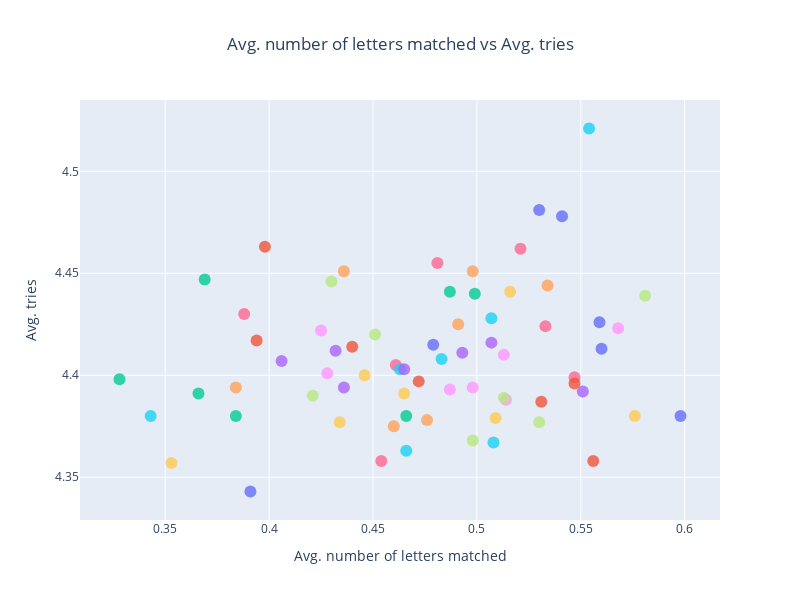

The notebook cell saved with this chart:
### Markdown cell above
### Scatter Plot of Avg. number of letters matched vs Avg. tries

### Code cell
plot_guess_stats(
    dataf=guess_stats,
    x_axis_data="avg_letters_matched",
    y_axis_data="tries_mean",
    words="guess",
    title="Avg. number of letters matched vs Avg. tries",
    xaxis_title="Avg. number of letters matched",
    yaxis_title="Avg. tries"
)

### Figure 1 — Plotly figure (JSON) as saved in the notebook; plotly's stock layout.template omitted (floating-point values rounded to 4 significant figures)
{"data": [{"hovertemplate": "guess=coate<br>avg_letters_matched=%{x}<br>tries_mean=%{y}<extra></extra>", "legendgroup": "coate", "marker": {"color": "#636efa", "opacity": 0.8, "size": 12, "symbol": "circle"}, "mode": "markers", "name": "coate", "orientation": "v", "showlegend": true, "type": "scatter", "x": [0.541], "xaxis": "x", "y": [4.478], "yaxis": "y"}, {"hovertemplate": "guess=laser<br>avg_letters_matched=%{x}<br>tries_mean=%{y}<extra></extra>", "legendgroup": "laser", "marker": {"color": "#EF553B", "opacity": 0.8, "size": 12, "symbol": "circle"}, "mode": "markers", "name": "laser", "orientation": "v", "showlegend": true, "type": "scatter", "x": [0.44], "xaxis": "x", "y": [4.414], "yaxis": "y"}, {"hovertemplate": "guess=steal<br>avg_letters_matched=%{x}<br>tries_mean=%{y}<extra></extra>", "legendgroup": "steal", "marker": {"color": "#00cc96", "opacity": 0.8, "size": 12, "symbol": "circle"}, "mode": "markers", "name": "steal", "orientation": "v", "showlegend": true, "type": "scatter", "x": [0.366], "xaxis": "x", "y": [4.391], "yaxis": "y"}, {"hovertemplate": "guess=toise<br>avg_letters_matched=%{x}<br>tries_mean=%{y}<extra></extra>", "legendgroup": "toise", "marker": {"color": "#ab63fa", "opacity": 0.8, "size": 12, "symbol": "circle"}, "mode": "markers", "name": "toise", "orientation": "v", "showlegend": true, "type": "scatter", "x": [0.507], "xaxis": "x", "y": [4.416], "yaxis": "y"}, {"hovertemplate": "guess=paseo<br>avg_letters_matched=%{x}<br>tries_mean=%{y}<extra></extra>", "legendgroup": "paseo", "marker": {"color": "#FFA15A", "opacity": 0.8, "size": 12, "symbol": "circle"}, "mode": "markers", "name": "paseo", "orientation": "v", "showlegend": true, "type": "scatter", "x": [0.436], "xaxis": "x", "y": [4.451], "yaxis": "y"}, {"hovertemplate": "guess=stela<br>avg_letters_matched=%{x}<br>tries_mean=%{y}<extra></extra>", "legendgroup": "stela", "marker": {"color": "#19d3f3", "opacity": 0.8, "size": 12, "symbol": "circle"}, "mode": "markers", "name": "stela", "orientation": "v", "showlegend": true, "type": "scatter", "x": [0.343], "xaxis": "x", "y": [4.38], "yaxis": "y"}, {"hovertemplate": "guess=aeros<br>avg_letters_matched=%{x}<br>tries_mean=%{y}<extra></extra>", "legendgroup": "aeros", "marker": {"color": "#FF6692", "opacity": 0.8, "size": 12, "symbol": "circle"}, "mode": "markers", "name": "aeros", "orientation": "v", "showlegend": true, "type": "scatter", "x": [0.461], "xaxis": "x", "y": [4.405], "yaxis": "y"}, {"hovertemplate": "guess=oater<br>avg_letters_matched=%{x}<br>tries_mean=%{y}<extra></extra>", "legendgroup": "oater", "marker": {"color": "#B6E880", "opacity": 0.8, "size": 12, "symbol": "circle"}, "mode": "markers", "name": "oater", "orientation": "v", "showlegend": true, "type": "scatter", "x": [0.43], "xaxis": "x", "y": [4.446], "yaxis": "y"}, {"hovertemplate": "guess=maise<br>avg_letters_matched=%{x}<br>tries_mean=%{y}<extra></extra>", "legendgroup": "maise", "marker": {"color": "#FF97FF", "opacity": 0.8, "size": 12, "symbol": "circle"}, "mode": "markers", "name": "maise", "orientation": "v", "showlegend": true, "type": "scatter", "x": [0.514], "xaxis": "x", "y": [4.388], "yaxis": "y"}, {"hovertemplate": "guess=spare<br>avg_letters_matched=%{x}<br>tries_mean=%{y}<extra></extra>", "legendgroup": "spare", "marker": {"color": "#FECB52", "opacity": 0.8, "size": 12, "symbol": "circle"}, "mode": "markers", "name": "spare", "orientation": "v", "showlegend": true, "type": "scatter", "x": [0.465], "xaxis": "x", "y": [4.391], "yaxis": "y"}, {"hovertemplate": "guess=salue<br>avg_letters_matched=%{x}<br>tries_mean=%{y}<extra></extra>", "legendgroup": "salue", "marker": {"color": "#636efa", "opacity": 0.8, "size": 12, "symbol": "circle"}, "mode": "markers", "name": "salue", "orientation": "v", "showlegend": true, "type": "scatter", "x": [0.56], "xaxis": "x", "y": [4.413], "yaxis": "y"}, {"hovertemplate": "guess=ariel<br>avg_letters_matched=%{x}<br>tries_mean=%{y}<extra></extra>", "legendgroup": "ariel", "marker": {"color": "#EF553B", "opacity": 0.8, "size": 12, "symbol": "circle"}, "mode": "markers", "name": "ariel", "orientation": "v", "showlegend": true, "type": "scatter", "x": [0.394], "xaxis": "x", "y": [4.417], "yaxis": "y"}, {"hovertemplate": "guess=stoae<br>avg_letters_matched=%{x}<br>tries_mean=%{y}<extra></extra>", "legendgroup": "stoae", "marker": {"color": "#00cc96", "opacity": 0.8, "size": 12, "symbol": "circle"}, "mode": "markers", "name": "stoae", "orientation": "v", "showlegend": true, "type": "scatter", "x": [0.487], "xaxis": "x", "y": [4.441], "yaxis": "y"}, {"hovertemplate": "guess=arose<br>avg_letters_matched=%{x}<br>tries_mean=%{y}<extra></extra>", "legendgroup": "arose", "marker": {"color": "#ab63fa", "opacity": 0.8, "size": 12, "symbol": "circle"}, "mode": "markers", "name": "arose", "orientation": "v", "showlegend": true, "type": "scatter", "x": [0.432], "xaxis": "x", "y": [4.412], "yaxis": "y"}, {"hovertemplate": "guess=caste<br>avg_letters_matched=%{x}<br>tries_mean=%{y}<extra></extra>", "legendgroup": "caste", "marker": {"color": "#FFA15A", "opacity": 0.8, "size": 12, "symbol": "circle"}, "mode": "markers", "name": "caste", "orientation": "v", "showlegend": true, "type": "scatter", "x": [0.498], "xaxis": "x", "y": [4.451], "yaxis": "y"}, {"hovertemplate": "guess=stane<br>avg_letters_matched=%{x}<br>tries_mean=%{y}<extra></extra>", "legendgroup": "stane", "marker": {"color": "#19d3f3", "opacity": 0.8, "size": 12, "symbol": "circle"}, "mode": "markers", "name": "stane", "orientation": "v", "showlegend": true, "type": "scatter", "x": [0.463], "xaxis": "x", "y": [4.403], "yaxis": "y"}, {"hovertemplate": "guess=setal<br>avg_letters_matched=%{x}<br>tries_mean=%{y}<extra></extra>", "legendgroup": "setal", "marker": {"color": "#FF6692", "opacity": 0.8, "size": 12, "symbol": "circle"}, "mode": "markers", "name": "setal", "orientation": "v", "showlegend": true, "type": "scatter", "x": [0.454], "xaxis": "x", "y": [4.358], "yaxis": "y"}, {"hovertemplate": "guess=sarin<br>avg_letters_matched=%{x}<br>tries_mean=%{y}<extra></extra>", "legendgroup": "sarin", "marker": {"color": "#B6E880", "opacity": 0.8, "size": 12, "symbol": "circle"}, "mode": "markers", "name": "sarin", "orientation": "v", "showlegend": true, "type": "scatter", "x": [0.53], "xaxis": "x", "y": [4.377], "yaxis": "y"}, {"hovertemplate": "guess=aures<br>avg_letters_matched=%{x}<br>tries_mean=%{y}<extra></extra>", "legendgroup": "aures", "marker": {"color": "#FF97FF", "opacity": 0.8, "size": 12, "symbol": "circle"}, "mode": "markers", "name": "aures", "orientation": "v", "showlegend": true, "type": "scatter", "x": [0.487], "xaxis": "x", "y": [4.393], "yaxis": "y"}, {"hovertemplate": "guess=raise<br>avg_letters_matched=%{x}<br>tries_mean=%{y}<extra></extra>", "legendgroup": "raise", "marker": {"color": "#FECB52", "opacity": 0.8, "size": 12, "symbol": "circle"}, "mode": "markers", "name": "raise", "orientation": "v", "showlegend": true, "type": "scatter", "x": [0.509], "xaxis": "x", "y": [4.379], "yaxis": "y"}, {"hovertemplate": "guess=teary<br>avg_letters_matched=%{x}<br>tries_mean=%{y}<extra></extra>", "legendgroup": "teary", "marker": {"color": "#636efa", "opacity": 0.8, "size": 12, "symbol": "circle"}, "mode": "markers", "name": "teary", "orientation": "v", "showlegend": true, "type": "scatter", "x": [0.479], "xaxis": "x", "y": [4.415], "yaxis": "y"}, {"hovertemplate": "guess=serai<br>avg_letters_matched=%{x}<br>tries_mean=%{y}<extra></extra>", "legendgroup": "serai", "marker": {"color": "#EF553B", "opacity": 0.8, "size": 12, "symbol": "circle"}, "mode": "markers", "name": "serai", "orientation": "v", "showlegend": true, "type": "scatter", "x": [0.472], "xaxis": "x", "y": [4.397], "yaxis": "y"}, {"hovertemplate": "guess=haole<br>avg_letters_matched=%{x}<br>tries_mean=%{y}<extra></extra>", "legendgroup": "haole", "marker": {"color": "#00cc96", "opacity": 0.8, "size": 12, "symbol": "circle"}, "mode": "markers", "name": "haole", "orientation": "v", "showlegend": true, "type": "scatter", "x": [0.499], "xaxis": "x", "y": [4.44], "yaxis": "y"}, {"hovertemplate": "guess=irate<br>avg_letters_matched=%{x}<br>tries_mean=%{y}<extra></extra>", "legendgroup": "irate", "marker": {"color": "#ab63fa", "opacity": 0.8, "size": 12, "symbol": "circle"}, "mode": "markers", "name": "irate", "orientation": "v", "showlegend": true, "type": "scatter", "x": [0.406], "xaxis": "x", "y": [4.407], "yaxis": "y"}, {"hovertemplate": "guess=snare<br>avg_letters_matched=%{x}<br>tries_mean=%{y}<extra></extra>", "legendgroup": "snare", "marker": {"color": "#FFA15A", "opacity": 0.8, "size": 12, "symbol": "circle"}, "mode": "markers", "name": "snare", "orientation": "v", "showlegend": true, "type": "scatter", "x": [0.476], "xaxis": "x", "y": [4.378], "yaxis": "y"}, {"hovertemplate": "guess=sayer<br>avg_letters_matched=%{x}<br>tries_mean=%{y}<extra></extra>", "legendgroup": "sayer", "marker": {"color": "#19d3f3", "opacity": 0.8, "size": 12, "symbol": "circle"}, "mode": "markers", "name": "sayer", "orientation": "v", "showlegend": true, "type": "scatter", "x": [0.507], "xaxis": "x", "y": [4.428], "yaxis": "y"}, {"hovertemplate": "guess=anise<br>avg_letters_matched=%{x}<br>tries_mean=%{y}<extra></extra>", "legendgroup": "anise", "marker": {"color": "#FF6692", "opacity": 0.8, "size": 12, "symbol": "circle"}, "mode": "markers", "name": "anise", "orientation": "v", "showlegend": true, "type": "scatter", "x": [0.388], "xaxis": "x", "y": [4.43], "yaxis": "y"}, {"hovertemplate": "guess=sarge<br>avg_letters_matched=%{x}<br>tries_mean=%{y}<extra></extra>", "legendgroup": "sarge", "marker": {"color": "#B6E880", "opacity": 0.8, "size": 12, "symbol": "circle"}, "mode": "markers", "name": "sarge", "orientation": "v", "showlegend": true, "type": "scatter", "x": [0.581], "xaxis": "x", "y": [4.439], "yaxis": "y"}, {"hovertemplate": "guess=raine<br>avg_letters_matched=%{x}<br>tries_mean=%{y}<extra></extra>", "legendgroup": "raine", "marker": {"color": "#FF97FF", "opacity": 0.8, "size": 12, "symbol": "circle"}, "mode": "markers", "name": "raine", "orientation": "v", "showlegend": true, "type": "scatter", "x": [0.513], "xaxis": "x", "y": [4.41], "yaxis": "y"}, {"hovertemplate": "guess=store<br>avg_letters_matched=%{x}<br>tries_mean=%{y}<extra></extra>", "legendgroup": "store", "marker": {"color": "#FECB52", "opacity": 0.8, "size": 12, "symbol": "circle"}, "mode": "markers", "name": "store", "orientation": "v", "showlegend": true, "type": "scatter", "x": [0.446], "xaxis": "x", "y": [4.4], "yaxis": "y"}, {"hovertemplate": "guess=least<br>avg_letters_matched=%{x}<br>tries_mean=%{y}<extra></extra>", "legendgroup": "least", "marker": {"color": "#636efa", "opacity": 0.8, "size": 12, "symbol": "circle"}, "mode": "markers", "name": "least", "orientation": "v", "showlegend": true, "type": "scatter", "x": [0.391], "xaxis": "x", "y": [4.343], "yaxis": "y"}, {"hovertemplate": "guess=aurei<br>avg_letters_matched=%{x}<br>tries_mean=%{y}<extra></extra>", "legendgroup": "aurei", "marker": {"color": "#EF553B", "opacity": 0.8, "size": 12, "symbol": "circle"}, "mode": "markers", "name": "aurei", "orientation": "v", "showlegend": true, "type": "scatter", "x": [0.398], "xaxis": "x", "y": [4.463], "yaxis": "y"}, {"hovertemplate": "guess=stale<br>avg_letters_matched=%{x}<br>tries_mean=%{y}<extra></extra>", "legendgroup": "stale", "marker": {"color": "#00cc96", "opacity": 0.8, "size": 12, "symbol": "circle"}, "mode": "markers", "name": "stale", "orientation": "v", "showlegend": true, "type": "scatter", "x": [0.466], "xaxis": "x", "y": [4.38], "yaxis": "y"}, {"hovertemplate": "guess=crate<br>avg_letters_matched=%{x}<br>tries_mean=%{y}<extra></extra>", "legendgroup": "crate", "marker": {"color": "#ab63fa", "opacity": 0.8, "size": 12, "symbol": "circle"}, "mode": "markers", "name": "crate", "orientation": "v", "showlegend": true, "type": "scatter", "x": [0.465], "xaxis": "x", "y": [4.403], "yaxis": "y"}, {"hovertemplate": "guess=scare<br>avg_letters_matched=%{x}<br>tries_mean=%{y}<extra></extra>", "legendgroup": "scare", "marker": {"color": "#FFA15A", "opacity": 0.8, "size": 12, "symbol": "circle"}, "mode": "markers", "name": "scare", "orientation": "v", "showlegend": true, "type": "scatter", "x": [0.46], "xaxis": "x", "y": [4.375], "yaxis": "y"}, {"hovertemplate": "guess=laris<br>avg_letters_matched=%{x}<br>tries_mean=%{y}<extra></extra>", "legendgroup": "laris", "marker": {"color": "#19d3f3", "opacity": 0.8, "size": 12, "symbol": "circle"}, "mode": "markers", "name": "laris", "orientation": "v", "showlegend": true, "type": "scatter", "x": [0.508], "xaxis": "x", "y": [4.367], "yaxis": "y"}, {"hovertemplate": "guess=sable<br>avg_letters_matched=%{x}<br>tries_mean=%{y}<extra></extra>", "legendgroup": "sable", "marker": {"color": "#FF6692", "opacity": 0.8, "size": 12, "symbol": "circle"}, "mode": "markers", "name": "sable", "orientation": "v", "showlegend": true, "type": "scatter", "x": [0.547], "xaxis": "x", "y": [4.399], "yaxis": "y"}, {"hovertemplate": "guess=slate<br>avg_letters_matched=%{x}<br>tries_mean=%{y}<extra></extra>", "legendgroup": "slate", "marker": {"color": "#B6E880", "opacity": 0.8, "size": 12, "symbol": "circle"}, "mode": "markers", "name": "slate", "orientation": "v", "showlegend": true, "type": "scatter", "x": [0.498], "xaxis": "x", "y": [4.368], "yaxis": "y"}, {"hovertemplate": "guess=slane<br>avg_letters_matched=%{x}<br>tries_mean=%{y}<extra></extra>", "legendgroup": "slane", "marker": {"color": "#FF97FF", "opacity": 0.8, "size": 12, "symbol": "circle"}, "mode": "markers", "name": "slane", "orientation": "v", "showlegend": true, "type": "scatter", "x": [0.498], "xaxis": "x", "y": [4.394], "yaxis": "y"}, {"hovertemplate": "guess=saice<br>avg_letters_matched=%{x}<br>tries_mean=%{y}<extra></extra>", "legendgroup": "saice", "marker": {"color": "#FECB52", "opacity": 0.8, "size": 12, "symbol": "circle"}, "mode": "markers", "name": "saice", "orientation": "v", "showlegend": true, "type": "scatter", "x": [0.576], "xaxis": "x", "y": [4.38], "yaxis": "y"}, {"hovertemplate": "guess=soare<br>avg_letters_matched=%{x}<br>tries_mean=%{y}<extra></extra>", "legendgroup": "soare", "marker": {"color": "#636efa", "opacity": 0.8, "size": 12, "symbol": "circle"}, "mode": "markers", "name": "soare", "orientation": "v", "showlegend": true, "type": "scatter", "x": [0.598], "xaxis": "x", "y": [4.38], "yaxis": "y"}, {"hovertemplate": "guess=salet<br>avg_letters_matched=%{x}<br>tries_mean=%{y}<extra></extra>", "legendgroup": "salet", "marker": {"color": "#EF553B", "opacity": 0.8, "size": 12, "symbol": "circle"}, "mode": "markers", "name": "salet", "orientation": "v", "showlegend": true, "type": "scatter", "x": [0.556], "xaxis": "x", "y": [4.358], "yaxis": "y"}, {"hovertemplate": "guess=realo<br>avg_letters_matched=%{x}<br>tries_mean=%{y}<extra></extra>", "legendgroup": "realo", "marker": {"color": "#00cc96", "opacity": 0.8, "size": 12, "symbol": "circle"}, "mode": "markers", "name": "realo", "orientation": "v", "showlegend": true, "type": "scatter", "x": [0.369], "xaxis": "x", "y": [4.447], "yaxis": "y"}, {"hovertemplate": "guess=solei<br>avg_letters_matched=%{x}<br>tries_mean=%{y}<extra></extra>", "legendgroup": "solei", "marker": {"color": "#ab63fa", "opacity": 0.8, "size": 12, "symbol": "circle"}, "mode": "markers", "name": "solei", "orientation": "v", "showlegend": true, "type": "scatter", "x": [0.493], "xaxis": "x", "y": [4.411], "yaxis": "y"}, {"hovertemplate": "guess=share<br>avg_letters_matched=%{x}<br>tries_mean=%{y}<extra></extra>", "legendgroup": "share", "marker": {"color": "#FFA15A", "opacity": 0.8, "size": 12, "symbol": "circle"}, "mode": "markers", "name": "share", "orientation": "v", "showlegend": true, "type": "scatter", "x": [0.491], "xaxis": "x", "y": [4.425], "yaxis": "y"}, {"hovertemplate": "guess=stare<br>avg_letters_matched=%{x}<br>tries_mean=%{y}<extra></extra>", "legendgroup": "stare", "marker": {"color": "#19d3f3", "opacity": 0.8, "size": 12, "symbol": "circle"}, "mode": "markers", "name": "stare", "orientation": "v", "showlegend": true, "type": "scatter", "x": [0.466], "xaxis": "x", "y": [4.363], "yaxis": "y"}, {"hovertemplate": "guess=maire<br>avg_letters_matched=%{x}<br>tries_mean=%{y}<extra></extra>", "legendgroup": "maire", "marker": {"color": "#FF6692", "opacity": 0.8, "size": 12, "symbol": "circle"}, "mode": "markers", "name": "maire", "orientation": "v", "showlegend": true, "type": "scatter", "x": [0.521], "xaxis": "x", "y": [4.462], "yaxis": "y"}, {"hovertemplate": "guess=aisle<br>avg_letters_matched=%{x}<br>tries_mean=%{y}<extra></extra>", "legendgroup": "aisle", "marker": {"color": "#B6E880", "opacity": 0.8, "size": 12, "symbol": "circle"}, "mode": "markers", "name": "aisle", "orientation": "v", "showlegend": true, "type": "scatter", "x": [0.421], "xaxis": "x", "y": [4.39], "yaxis": "y"}, {"hovertemplate": "guess=aiery<br>avg_letters_matched=%{x}<br>tries_mean=%{y}<extra></extra>", "legendgroup": "aiery", "marker": {"color": "#FF97FF", "opacity": 0.8, "size": 12, "symbol": "circle"}, "mode": "markers", "name": "aiery", "orientation": "v", "showlegend": true, "type": "scatter", "x": [0.425], "xaxis": "x", "y": [4.422], "yaxis": "y"}, {"hovertemplate": "guess=tesla<br>avg_letters_matched=%{x}<br>tries_mean=%{y}<extra></extra>", "legendgroup": "tesla", "marker": {"color": "#FECB52", "opacity": 0.8, "size": 12, "symbol": "circle"}, "mode": "markers", "name": "tesla", "orientation": "v", "showlegend": true, "type": "scatter", "x": [0.353], "xaxis": "x", "y": [4.357], "yaxis": "y"}, {"hovertemplate": "guess=morae<br>avg_letters_matched=%{x}<br>tries_mean=%{y}<extra></extra>", "legendgroup": "morae", "marker": {"color": "#636efa", "opacity": 0.8, "size": 12, "symbol": "circle"}, "mode": "markers", "name": "morae", "orientation": "v", "showlegend": true, "type": "scatter", "x": [0.559], "xaxis": "x", "y": [4.426], "yaxis": "y"}, {"hovertemplate": "guess=sabre<br>avg_letters_matched=%{x}<br>tries_mean=%{y}<extra></extra>", "legendgroup": "sabre", "marker": {"color": "#EF553B", "opacity": 0.8, "size": 12, "symbol": "circle"}, "mode": "markers", "name": "sabre", "orientation": "v", "showlegend": true, "type": "scatter", "x": [0.547], "xaxis": "x", "y": [4.396], "yaxis": "y"}, {"hovertemplate": "guess=recta<br>avg_letters_matched=%{x}<br>tries_mean=%{y}<extra></extra>", "legendgroup": "recta", "marker": {"color": "#00cc96", "opacity": 0.8, "size": 12, "symbol": "circle"}, "mode": "markers", "name": "recta", "orientation": "v", "showlegend": true, "type": "scatter", "x": [0.328], "xaxis": "x", "y": [4.398], "yaxis": "y"}, {"hovertemplate": "guess=trace<br>avg_letters_matched=%{x}<br>tries_mean=%{y}<extra></extra>", "legendgroup": "trace", "marker": {"color": "#ab63fa", "opacity": 0.8, "size": 12, "symbol": "circle"}, "mode": "markers", "name": "trace", "orientation": "v", "showlegend": true, "type": "scatter", "x": [0.436], "xaxis": "x", "y": [4.394], "yaxis": "y"}, {"hovertemplate": "guess=aesir<br>avg_letters_matched=%{x}<br>tries_mean=%{y}<extra></extra>", "legendgroup": "aesir", "marker": {"color": "#FFA15A", "opacity": 0.8, "size": 12, "symbol": "circle"}, "mode": "markers", "name": "aesir", "orientation": "v", "showlegend": true, "type": "scatter", "x": [0.384], "xaxis": "x", "y": [4.394], "yaxis": "y"}, {"hovertemplate": "guess=soave<br>avg_letters_matched=%{x}<br>tries_mean=%{y}<extra></extra>", "legendgroup": "soave", "marker": {"color": "#19d3f3", "opacity": 0.8, "size": 12, "symbol": "circle"}, "mode": "markers", "name": "soave", "orientation": "v", "showlegend": true, "type": "scatter", "x": [0.554], "xaxis": "x", "y": [4.521], "yaxis": "y"}, {"hovertemplate": "guess=sayne<br>avg_letters_matched=%{x}<br>tries_mean=%{y}<extra></extra>", "legendgroup": "sayne", "marker": {"color": "#FF6692", "opacity": 0.8, "size": 12, "symbol": "circle"}, "mode": "markers", "name": "sayne", "orientation": "v", "showlegend": true, "type": "scatter", "x": [0.533], "xaxis": "x", "y": [4.424], "yaxis": "y"}, {"hovertemplate": "guess=solar<br>avg_letters_matched=%{x}<br>tries_mean=%{y}<extra></extra>", "legendgroup": "solar", "marker": {"color": "#B6E880", "opacity": 0.8, "size": 12, "symbol": "circle"}, "mode": "markers", "name": "solar", "orientation": "v", "showlegend": true, "type": "scatter", "x": [0.513], "xaxis": "x", "y": [4.389], "yaxis": "y"}, {"hovertemplate": "guess=saute<br>avg_letters_matched=%{x}<br>tries_mean=%{y}<extra></extra>", "legendgroup": "saute", "marker": {"color": "#FF97FF", "opacity": 0.8, "size": 12, "symbol": "circle"}, "mode": "markers", "name": "saute", "orientation": "v", "showlegend": true, "type": "scatter", "x": [0.568], "xaxis": "x", "y": [4.423], "yaxis": "y"}, {"hovertemplate": "guess=farse<br>avg_letters_matched=%{x}<br>tries_mean=%{y}<extra></extra>", "legendgroup": "farse", "marker": {"color": "#FECB52", "opacity": 0.8, "size": 12, "symbol": "circle"}, "mode": "markers", "name": "farse", "orientation": "v", "showlegend": true, "type": "scatter", "x": [0.516], "xaxis": "x", "y": [4.441], "yaxis": "y"}, {"hovertemplate": "guess=potae<br>avg_letters_matched=%{x}<br>tries_mean=%{y}<extra></extra>", "legendgroup": "potae", "marker": {"color": "#636efa", "opacity": 0.8, "size": 12, "symbol": "circle"}, "mode": "markers", "name": "potae", "orientation": "v", "showlegend": true, "type": "scatter", "x": [0.53], "xaxis": "x", "y": [4.481], "yaxis": "y"}, {"hovertemplate": "guess=caret<br>avg_letters_matched=%{x}<br>tries_mean=%{y}<extra></extra>", "legendgroup": "caret", "marker": {"color": "#EF553B", "opacity": 0.8, "size": 12, "symbol": "circle"}, "mode": "markers", "name": "caret", "orientation": "v", "showlegend": true, "type": "scatter", "x": [0.531], "xaxis": "x", "y": [4.387], "yaxis": "y"}, {"hovertemplate": "guess=react<br>avg_letters_matched=%{x}<br>tries_mean=%{y}<extra></extra>", "legendgroup": "react", "marker": {"color": "#00cc96", "opacity": 0.8, "size": 12, "symbol": "circle"}, "mode": "markers", "name": "react", "orientation": "v", "showlegend": true, "type": "scatter", "x": [0.384], "xaxis": "x", "y": [4.38], "yaxis": "y"}, {"hovertemplate": "guess=carte<br>avg_letters_matched=%{x}<br>tries_mean=%{y}<extra></extra>", "legendgroup": "carte", "marker": {"color": "#ab63fa", "opacity": 0.8, "size": 12, "symbol": "circle"}, "mode": "markers", "name": "carte", "orientation": "v", "showlegend": true, "type": "scatter", "x": [0.551], "xaxis": "x", "y": [4.392], "yaxis": "y"}, {"hovertemplate": "guess=paire<br>avg_letters_matched=%{x}<br>tries_mean=%{y}<extra></extra>", "legendgroup": "paire", "marker": {"color": "#FFA15A", "opacity": 0.8, "size": 12, "symbol": "circle"}, "mode": "markers", "name": "paire", "orientation": "v", "showlegend": true, "type": "scatter", "x": [0.534], "xaxis": "x", "y": [4.444], "yaxis": "y"}, {"hovertemplate": "guess=cater<br>avg_letters_matched=%{x}<br>tries_mean=%{y}<extra></extra>", "legendgroup": "cater", "marker": {"color": "#19d3f3", "opacity": 0.8, "size": 12, "symbol": "circle"}, "mode": "markers", "name": "cater", "orientation": "v", "showlegend": true, "type": "scatter", "x": [0.483], "xaxis": "x", "y": [4.408], "yaxis": "y"}, {"hovertemplate": "guess=early<br>avg_letters_matched=%{x}<br>tries_mean=%{y}<extra></extra>", "legendgroup": "early", "marker": {"color": "#FF6692", "opacity": 0.8, "size": 12, "symbol": "circle"}, "mode": "markers", "name": "early", "orientation": "v", "showlegend": true, "type": "scatter", "x": [0.481], "xaxis": "x", "y": [4.455], "yaxis": "y"}, {"hovertemplate": "guess=later<br>avg_letters_matched=%{x}<br>tries_mean=%{y}<extra></extra>", "legendgroup": "later", "marker": {"color": "#B6E880", "opacity": 0.8, "size": 12, "symbol": "circle"}, "mode": "markers", "name": "later", "orientation": "v", "showlegend": true, "type": "scatter", "x": [0.451], "xaxis": "x", "y": [4.42], "yaxis": "y"}, {"hovertemplate": "guess=roast<br>avg_letters_matched=%{x}<br>tries_mean=%{y}<extra></extra>", "legendgroup": "roast", "marker": {"color": "#FF97FF", "opacity": 0.8, "size": 12, "symbol": "circle"}, "mode": "markers", "name": "roast", "orientation": "v", "showlegend": true, "type": "scatter", "x": [0.428], "xaxis": "x", "y": [4.401], "yaxis": "y"}, {"hovertemplate": "guess=arise<br>avg_letters_matched=%{x}<br>tries_mean=%{y}<extra></extra>", "legendgroup": "arise", "marker": {"color": "#FECB52", "opacity": 0.8, "size": 12, "symbol": "circle"}, "mode": "markers", "name": "arise", "orientation": "v", "showlegend": true, "type": "scatter", "x": [0.434], "xaxis": "x", "y": [4.377], "yaxis": "y"}], "layout": {"height": 600, "legend": {"title": {"text": "guess"}, "tracegroupgap": 0}, "showlegend": false, "title": {"text": "Avg. number of letters matched vs Avg. tries", "x": 0.5}, "width": 800, "xaxis": {"anchor": "y", "domain": [0, 1], "title": {"text": "Avg. number of letters matched"}}, "yaxis": {"anchor": "x", "domain": [0, 1], "title": {"text": "Avg. tries"}}}}
